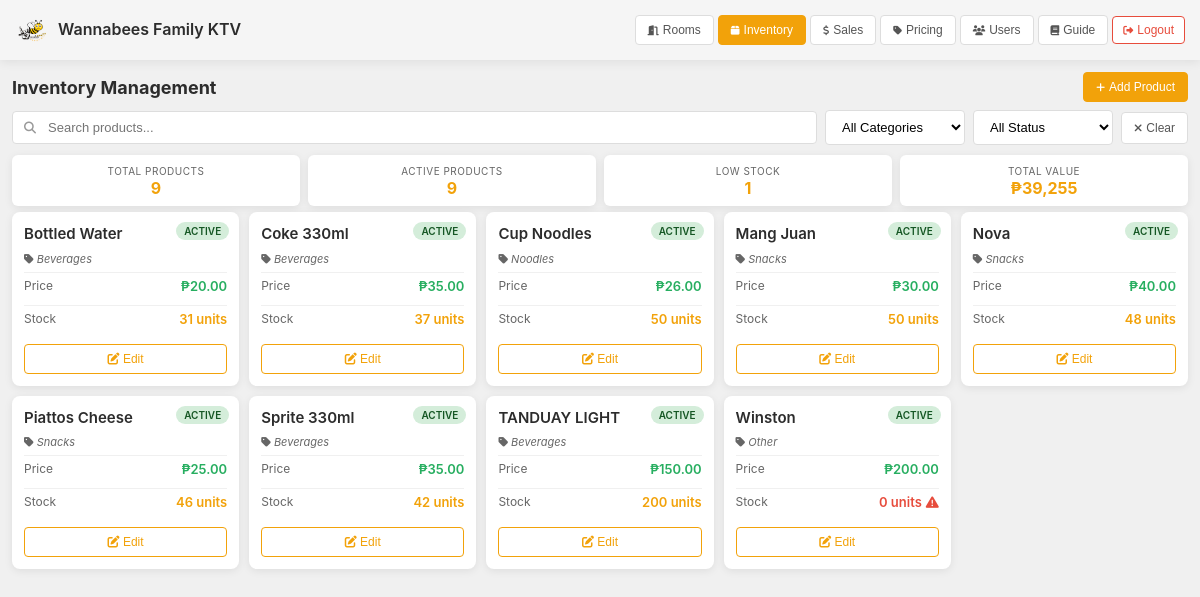
/owner/inventory.php (signed in), run on the app's committed database.
### tables this page shows
CREATE TABLE `products` (
  `product_id` int(11) NOT NULL,
  `product_name` varchar(100) NOT NULL,
  `price` decimal(10,2) NOT NULL,
  `stock_quantity` int(11) NOT NULL,
  `is_active` tinyint(1) DEFAULT 1,
  `Category` varchar(122) NOT NULL
);

### owner/inventory.php (the view, shortened to what this page needs)
<?php
require_once __DIR__ . '/../db.php';
$products = [];
$res = $mysqli->query("SELECT product_id, product_name, price, stock_quantity, is_active, Category FROM products ORDER BY product_name ASC");
if ($res) while ($r = $res->fetch_assoc()) $products[] = $r;
?>
<!doctype html>
<html lang="en">
<head>
  <link rel="stylesheet" href="https://cdnjs.cloudflare.com/ajax/libs/font-awesome/6.4.0/css/all.min.css">
</head>
<body>
  <header>
    <div class="header-left">
      <img src="../assets/images/KTVL.png" alt="Logo" onerror="this.style.display='none'">
      <div>
        <div class="header-title">Wannabees Family KTV</div>
      </div>
    </div>
    <div class="header-nav" id="headerNav">
      <button class="btn" onclick="location.href='dashboard.php'"><i class="fas fa-door-open"></i> <span>Rooms</span></button>
      <button class="btn btn-primary"><i class="fas fa-box"></i> <span>Inventory</span></button>
      <button class="btn" onclick="location.href='sales_report.php'"><i class="fas fa-dollar-sign"></i> <span>Sales</span></button>
      <button class="btn" onclick="location.href='pricing.php'"><i class="fas fa-tag"></i> <span>Pricing</span></button>
      <button class="btn" onclick="location.href='users.php'"><i class="fas fa-users"></i> <span>Users</span></button>
      <button class="btn" onclick="location.href='guide.php'"><i class="fas fa-book"></i> <span>Guide</span></button>
      <form action="../auth/logout.php" method="post" class="logout-form">
        <button type="button" class="btn btn-danger" onclick="logoutNow(this)"><i class="fas fa-sign-out-alt"></i> <span>Logout</span></button>
      </form>
    </div>
  </header>
  <main>
    <div class="page-header">
      <h1 class="page-title">Inventory Management</h1>
      <button class="btn btn-success" onclick="openCreateModal()">
        <i class="fas fa-plus"></i> Add Product
      </button>
    </div>
    <div class="search-filter-bar">
      <div class="search-box">
        <input type="text" id="searchInput" placeholder="Search products..." onkeyup="filterProducts()">
      </div>
      <select id="categoryFilter" onchange="filterProducts()">
        <option value="">All Categories</option>
      </select>
      <select id="statusFilter" onchange="filterProducts()">
        <option value="">All Status</option>
      </select>
      <button class="btn btn-clear" onclick="clearFilters()" title="Clear all filters">
        <i class="fas fa-times"></i> Clear
      </button>
    </div>
    <div class="stats-grid">
      <div class="stat-card">
        <div class="stat-label">Total Products</div>
        <div class="stat-value"><?= count($products) ?></div>
      </div>
      <div class="stat-card">
        <div class="stat-label">Active Products</div>
        <div class="stat-value"><?= count(array_filter($products, fn($p) => $p['is_active'] == 1)) ?></div>
      </div>
      <div class="stat-card">
        <div class="stat-label">Low Stock</div>
        <div class="stat-value"><?= count(array_filter($products, fn($p) => $p['stock_quantity'] < 10)) ?></div>
      </div>
      <div class="stat-card">
        <div class="stat-label">Total Value</div>
        <div class="stat-value">₱<?= number_format(array_sum(array_map(fn($p) => $p['price'] * $p['stock_quantity'], $products)), 0) ?></div>
      </div>
    </div>
    <div class="products-container">
      <?php if (count($products) > 0): ?>
        <div class="products-grid">
          <?php foreach ($products as $p): ?>
            <div class="product-card <?= $p['is_active'] ? '' : 'inactive' ?>">
              <span class="product-status <?= $p['is_active'] ? 'active' : 'inactive' ?>">
                <?= $p['is_active'] ? 'Active' : 'Inactive' ?>
              </span>
              <div class="product-name"><?= htmlspecialchars($p['product_name']) ?></div>
              <?php if (!empty($p['Category'])): ?>
              <div class="product-category" style="font-size: 11px; color: #666; margin-bottom: 6px; font-style: italic;">
                <i class="fas fa-tag"></i> <?= htmlspecialchars($p['Category']) ?>
              </div>
              <?php endif; ?>
              <div class="product-info">
                <span class="product-label">Price</span>
                <span class="product-value product-price">₱<?= number_format($p['price'], 2) ?></span>
              </div>
              <div class="product-info">
                <span class="product-label">Stock</span>
                <span class="product-value product-stock <?= $p['stock_quantity'] < 10 ? 'low' : '' ?>">
                  <?= $p['stock_quantity'] ?> units
                  <?= $p['stock_quantity'] < 10 ? '<i class="fas fa-exclamation-triangle"></i>' : '' ?>
                </span>
              </div>
              <div class="product-actions">
                <button class="btn-edit" onclick='openEditModal(<?= json_encode($p) ?>)'>
                  <i class="fas fa-edit"></i> Edit
                </button>
              </div>
            </div>
          <?php endforeach; ?>
        </div>
      <?php endif; ?>
    </div>
  </main>
</body>
</html>

### owner/inventory.php (style rules this page uses)
* { margin: 0; padding: 0; box-sizing: border-box; }
body { font-family: -apple-system, BlinkMacSystemFont, 'Segoe UI', Roboto, sans-serif; background: #f0f0f0; color: #2c2c2c; height: 100vh; overflow-x: hidden; }
header { background: #f5f5f5; padding: 10px 15px; display: flex; align-items: center; justify-content: space-between; box-shadow: 0 2px 10px rgba(0,0,0,0.08); position: sticky; top: 0; z-index: 100; min-height: 60px; }
.header-left { display: flex; align-items: center; gap: 8px; flex-shrink: 0; }
.header-left img { height: 35px; width: auto; }
.header-title { font-size: 16px; font-weight: 600; line-height: 1.2; }
.header-nav { display: flex; gap: 4px; flex-wrap: wrap; align-items: center; }
.header-nav form.logout-form { display: inline-block; }
.header-nav form.logout-form .btn { padding: 6px 10px; font-size: 12px; }
.btn { padding: 7px 12px; border: 1px solid #ddd; border-radius: 4px; cursor: pointer; font-size: 12px; font-weight: 500; transition: all 0.2s ease; background: white; color: #555; white-space: nowrap; display: flex; align-items: center; gap: 4px; }
.btn i { font-size: 10px; }
.btn-primary { background: #f2a20a; color: white; border-color: #f2a20a; }
.btn-success { background: #f2a20a; color: white; border-color: #f2a20a; }
.btn-danger { background: white; color: #e74c3c; border-color: #e74c3c; }
main { padding: 12px; height: calc(100vh - 60px); overflow-y: auto; display: flex; flex-direction: column; }
.page-header { display: flex; justify-content: space-between; align-items: center; margin-bottom: 8px; flex-shrink: 0; }
.page-title { font-size: 18px; font-weight: 700; color: #2c2c2c; }
.search-filter-bar { display: flex; gap: 8px; margin-bottom: 10px; flex-wrap: wrap; align-items: center; }
.search-box { flex: 1; min-width: 200px; position: relative; display: flex; align-items: center; }
.search-box input { width: 100%; padding: 8px 12px 8px 35px; border: 1px solid #ddd; border-radius: 4px; font-size: 13px; transition: all 0.2s; }
#categoryFilter, #statusFilter { padding: 8px 12px; border: 1px solid #ddd; border-radius: 4px; font-size: 13px; background: white; cursor: pointer; transition: all 0.2s; min-width: 140px; }
.btn-clear { padding: 8px 12px; white-space: nowrap; }
.btn-clear i { font-size: 11px; }
.stats-grid { display: grid; grid-template-columns: repeat(auto-fit, minmax(100px, 1fr)); gap: 8px; margin-bottom: 6px; flex-shrink: 0; }
.stat-card { background: white; padding: 10px 8px; border-radius: 6px; box-shadow: 0 2px 8px rgba(0,0,0,0.08); text-align: center; }
.stat-label { font-size: 10px; color: #666; margin-bottom: 3px; text-transform: uppercase; letter-spacing: 0.5px; }
.stat-value { font-size: 16px; font-weight: 700; color: #f2a20a; line-height: 1; }
.products-container { flex: 1; min-height: 0; }
.products-grid { display: grid; grid-template-columns: repeat(auto-fill, minmax(220px, 1fr)); gap: 10px; padding-bottom: 20px; }
.product-card { background: white; border-radius: 8px; padding: 12px; box-shadow: 0 2px 8px rgba(0,0,0,0.08); transition: all 0.3s ease; position: relative; overflow: hidden; }
.product-status { position: absolute; top: 10px; right: 10px; padding: 3px 8px; border-radius: 12px; font-size: 10px; font-weight: 600; text-transform: uppercase; }
.product-status.active { background: #d4edda; color: #155724; }
.product-name { font-size: 15px; font-weight: 600; margin-bottom: 8px; color: #2c2c2c; padding-right: 50px; line-height: 1.3; }
.product-info { display: flex; justify-content: space-between; margin-bottom: 6px; padding: 5px 0; border-top: 1px solid #f0f0f0; }
.product-label { color: #666; font-size: 12px; }
.product-value { font-weight: 600; font-size: 13px; }
.product-price { color: #27ae60; }
.product-stock { color: #f2a20a; display: flex; align-items: center; gap: 4px; }
.product-stock.low { color: #e74c3c; }
.product-actions { margin-top: 12px; }
.btn-edit { width: 100%; padding: 7px 10px; background: white; color: #f2a20a; border: 1px solid #f2a20a; border-radius: 4px; cursor: pointer; font-weight: 500; transition: all 0.2s; font-size: 12px; }
@media (min-width: 769px) { .stats-grid { grid-template-columns: repeat(4, 1fr); } }
@media (min-width: 769px) { .products-grid { grid-template-columns: repeat(auto-fill, minmax(200px, 1fr)); } }

### data on the page
products: is_active "ACTIVE", product_name "Bottled Water", Category "Beverages", price "20.00", stock_quantity "31"
products: is_active "ACTIVE", product_name "Coke 330ml", Category "Beverages", price "35.00", stock_quantity "37"
products: is_active "ACTIVE", product_name "Cup Noodles", Category "Noodles", price "26.00", stock_quantity "50"
products: is_active "ACTIVE", product_name "Mang Juan", Category "Snacks", price "30.00", stock_quantity "50"
products: is_active "ACTIVE", product_name "Nova", Category "Snacks", price "40.00", stock_quantity "48"
products: is_active "ACTIVE", product_name "Piattos Cheese", Category "Snacks", price "25.00", stock_quantity "46"
products: is_active "ACTIVE", product_name "Sprite 330ml", Category "Beverages", price "35.00", stock_quantity "42"
products: is_active "ACTIVE", product_name "TANDUAY LIGHT", Category "Beverages", price "150.00", stock_quantity "200"
products: is_active "ACTIVE", product_name "Winston", Category "Other", price "200.00", stock_quantity "0"

### other printed values
count($products) "9"
count(array_filter($products, fn($p) => $p['is_active'] == 1)) "9"
count(array_filter($products, fn($p) => $p['stock_quantity'] < 10)) "1"
